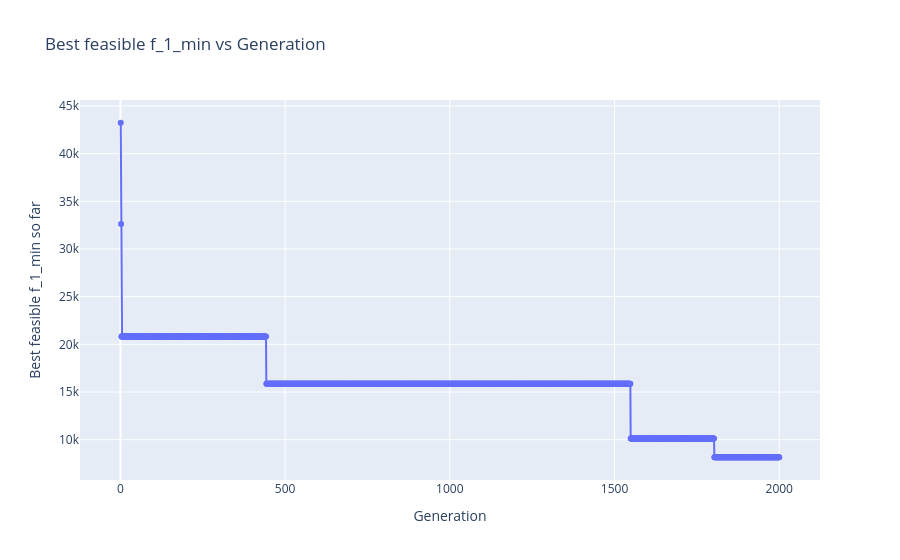

Notebook code cell kept with this figure:
### Code cell
fig = go.Figure(
    go.Scatter(
        x=best_by_gen["generation"],
        y=best_by_gen["best_f_1_so_far"],
        mode="lines+markers",
        name="Best feasible f_1_min so far",
    )
)

fig.update_layout(
    title="Best feasible f_1_min vs Generation",
    xaxis_title="Generation",
    yaxis_title="Best feasible f_1_min so far",
)

fig.show()

### Figure 1 — Plotly figure (JSON) as saved in the notebook; plotly's stock layout.template omitted (floating-point values rounded to 4 significant figures; data arrays with more than 128 entries replaced by an {"elided": "..."} marker saying what was removed)
{"data": [{"mode": "lines+markers", "name": "Best feasible f_1_min so far", "type": "scatter", "x": {"elided": "2000 int values"}, "y": {"elided": "2000 float values"}}], "layout": {"title": {"text": "Best feasible f_1_min vs Generation"}, "xaxis": {"title": {"text": "Generation"}}, "yaxis": {"title": {"text": "Best feasible f_1_min so far"}}}}
